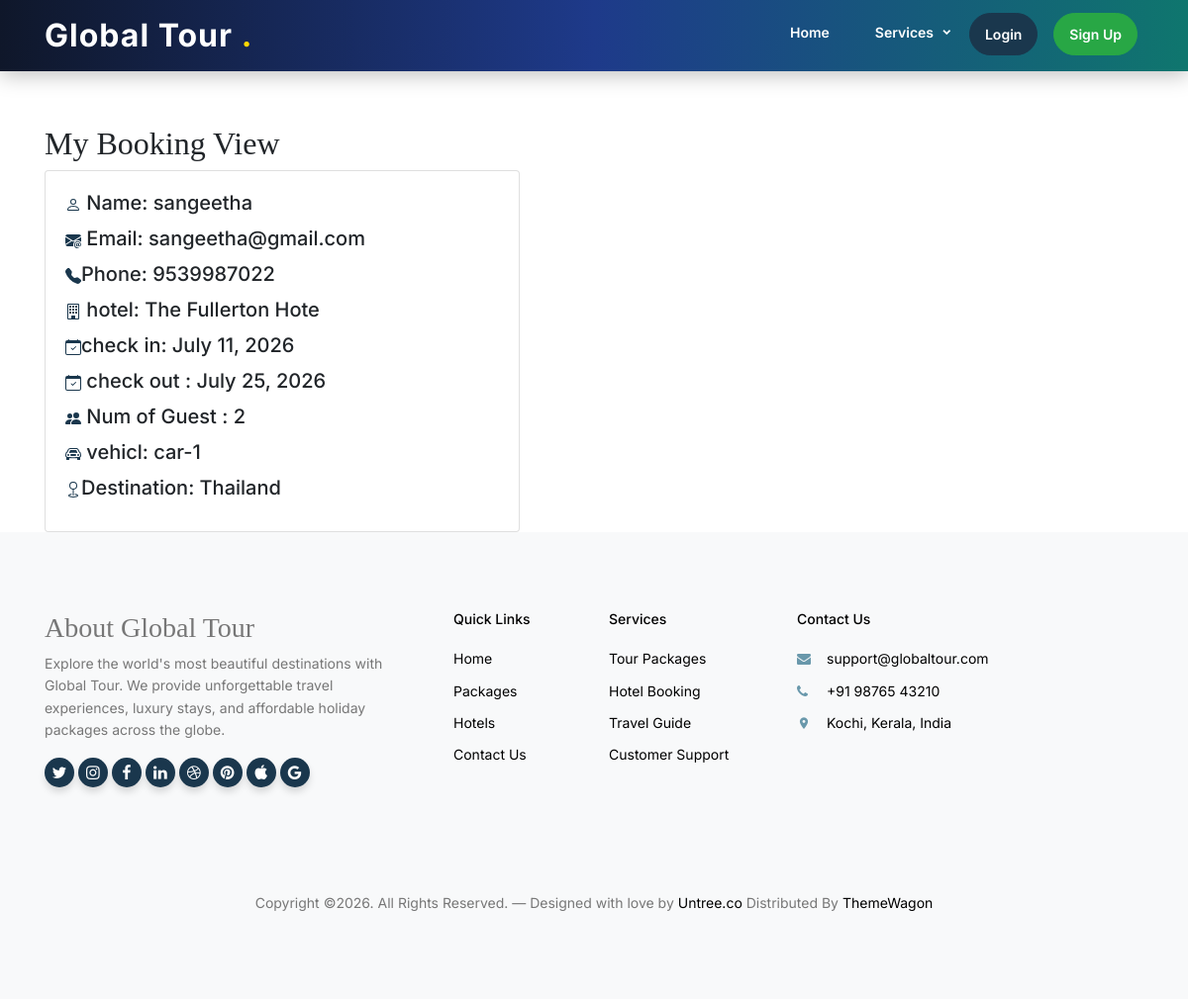
The page /user_booking_view on the database its author committed.
### admin_app/models.py (models this page shows)
class hotel_adbooking_details(models.Model):
    username_hb=models.CharField(default="")
    useremail_hb=models.CharField(default="")
    userphone_hb=models.CharField(default="")
    hotel_name=models.CharField(default="")
    check_in=models.DateField(default="")
    check_out=models.DateField(default="")
    guest=models.CharField(default="")
    vehicle_hb=models.CharField(default="")
    destination=models.CharField(default="")

### user_app/views.py (the view)
# urls.py: path('user_booking_view',views.user_booking_view,name="user_booking_view"),
def user_booking_view(request):
    data_hb=hotel_adbooking_details.objects.all()
    return render(request,'user_booking_view.html',{'result':data_hb})

### templates/user_booking_view.html (shortened to what this page needs)
{% load static %}
{% include 'header.html' %}
<div class="container">
    <h2>My Booking View</h2>
    <div row justify-content-center>
        <div col-md-4 dflex justify-content-center->
            {% for i in result %}
            <div class="card" style="width: 30rem;">
              <div class="card-body">
                     <h5 class="card-title"><a href=""></a> Name: {{i.username_hb}}</h5>
                     <h5 class="card-title"><a href=""></a> Email: {{i.useremail_hb}}</h5>
                     <h5 class="card-title"> <a href=""></a>Phone: {{i.userphone_hb}}</h5>
                     <h5 class="card-title"><a href=""></a> hotel: {{i.hotel_name}}</h5>
                     <h5 class="card-title"> <a href=""></a>check in: {{i.check_in}}</h5>
                     <h5 class="card-title"><a href=""></a> check out : {{i.check_out}}</h5>
                     <h5 class="card-title"> <a href=""></a> Num of Guest : {{i.guest}}</h5>
                     <h5 class="card-title"><a href=""></a> vehicl: {{i.vehicle_hb}}</h5>
                     <h5 class="card-title"><a href=""></a>Destination: {{i.destination}}</h5>
               </div>
           </div>
        {% endfor %}
        </div>
    </div>
</div>
{% include 'footer.html' %}

### static/css/style.css (style rules this page uses)
body { font-family: "Inter", sans-serif; line-height: 1.5; background: #ffffff; overflow-x: hidden; font-size: 14px; }
body:before { content: ""; position: fixed; top: 0; left: 0; z-index: 99; right: 0; bottom: 0; background: rgba(0, 0, 0, 0.2); opacity: 0; visibility: hidden; -webkit-transition: .3s all ease; -o-transition: .3s all ease; transition: .3s all ease; }
a { color: #1A374D; -webkit-transition: .3s all ease; -o-transition: .3s all ease; transition: .3s all ease; }
h1, .h1, h2, .h2, h3, .h3, h4, .h4 { font-family: "Source Serif Pro", serif; }

### rows shown on the page
hotel_adbooking_details: username_hb "sangeetha", useremail_hb "sangeetha@gmail.com", userphone_hb "9539987022", hotel_name "The Fullerton Hote", check_in "July 11, 2026", check_out "July 25, 2026", guest "2", vehicle_hb "car-1", destination "Thailand"
